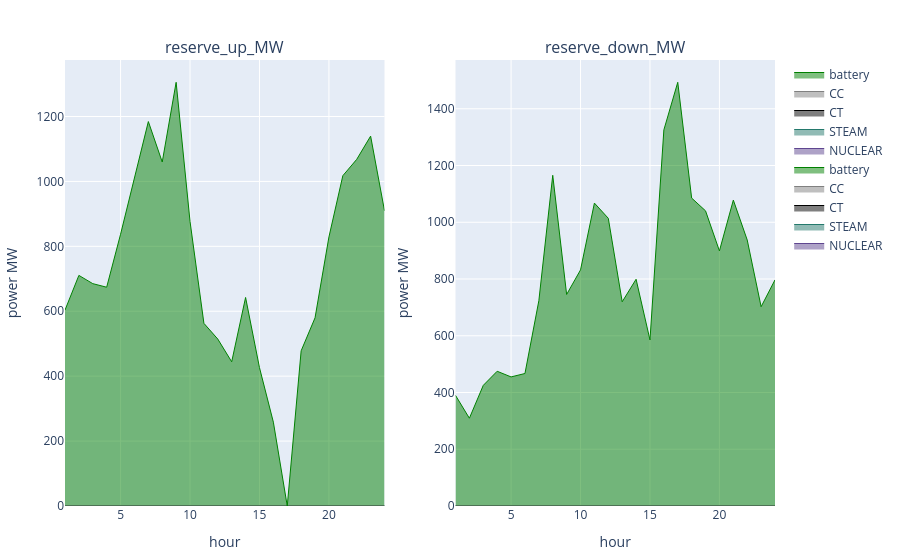

Notebook code cell kept with this figure:
### Code cell
# p1 = plot_reserve_by_fieldy(reserve_uc_, :reserve_up_MW, :resource)
dissagregate_by_battery = false
if !dissagregate_by_battery
    p2 = plot_reserve(reserve_uc)
else
    p1 = plot_reserve_by_fieldy(s_uc.reserve[(s_uc.reserve.configuration .== config_) .&  (s_uc.reserve.day .== day_) .&  (s_uc.reserve.resource .== "battery"),:], :reserve_up_MW, :r_id)
    p2 = plot_reserve_by_fieldy(s_uc.reserve[(s_uc.reserve.configuration .== config_) .&  (s_uc.reserve.day .== day_) .&  (s_uc.reserve.resource .== "battery"),:], :reserve_down_MW, :r_id)
    [p1 p2]
end

### Figure 1 — Plotly figure (JSON) as saved in the notebook; plotly's stock layout.template omitted (floating-point values rounded to 4 significant figures)
{"data": [{"line": {"color": "rgba(95, 70, 144, 1)", "shape": "line", "width": 1}, "mode": "lines", "name": "NUCLEAR", "stackgroup": 1, "type": "scatter", "x": [1, 2, 3, 4, 5, 6, 7, 8, 9, 10, 11, 12, 13, 14, 15, 16, 17, 18, 19, 20, 21, 22, 23, 24, 1, 2, 3, 4, 5, 6, 7, 8, 9, 10, 11, 12, 13, 14, 15, 16, 17, 18, 19, 20, 21, 22, 23, 24], "xaxis": "x1", "y": [0, 0, 0, 0, 0, 0, 0, 0, 0, 0, 0, 0, 0, 0, 0, 0, 0, 0, 0, 0, 0, 0, 0, 0, 0, 0, 0, 0, 0, 0, 0, 0, 0, 0, 0, 0, 0, 0, 0, 0, 0, 0, 0, 0, 0, 0, 0, 0], "yaxis": "y1"}, {"line": {"color": "rgba(36, 121, 108, 1)", "shape": "line", "width": 1}, "mode": "lines", "name": "STEAM", "stackgroup": 1, "type": "scatter", "x": [1, 2, 3, 4, 5, 6, 7, 8, 9, 10, 11, 12, 13, 14, 15, 16, 17, 18, 19, 20, 21, 22, 23, 24, 1, 2, 3, 4, 5, 6, 7, 8, 9, 10, 11, 12, 13, 14, 15, 16, 17, 18, 19, 20, 21, 22, 23, 24], "xaxis": "x1", "y": [0, 0, 0, 0, 0, 0, 0, 0, 0, 0, 0, 0, 0, 0, 0, 0, 0, 0, 0, 0, 0, 0, 0, 0, 0, 0, 0, 0, 0, 0, 0, 0, 0, 0, 0, 0, 0, 0, 0, 0, 0, 0, 0, 0, 0, 0, 0, 0], "yaxis": "y1"}, {"line": {"color": "black", "shape": "line", "width": 1}, "mode": "lines", "name": "CT", "stackgroup": 1, "type": "scatter", "x": [1, 2, 3, 4, 5, 6, 7, 8, 9, 10, 11, 12, 13, 14, 15, 16, 17, 18, 19, 20, 21, 22, 23, 24, 1, 2, 3, 4, 5, 6, 7, 8, 9, 10, 11, 12, 13, 14, 15, 16, 17, 18, 19, 20, 21, 22, 23, 24], "xaxis": "x1", "y": [0, 0, 0, 0, 0, 0, 0, 0, 0, 0, 0, 0, 0, 0, 0, 0, 0, 0, 0, 0, 0, 0, 0, 0, 0, 0, 0, 0, 0, 0, 0, 0, 0, 0, 0, 0, 0, 0, 0, 0, 0, 0, 0, 0, 0, 0, 0, 0], "yaxis": "y1"}, {"line": {"color": "grey", "shape": "line", "width": 1}, "mode": "lines", "name": "CC", "stackgroup": 1, "type": "scatter", "x": [1, 2, 3, 4, 5, 6, 7, 8, 9, 10, 11, 12, 13, 14, 15, 16, 17, 18, 19, 20, 21, 22, 23, 24, 1, 2, 3, 4, 5, 6, 7, 8, 9, 10, 11, 12, 13, 14, 15, 16, 17, 18, 19, 20, 21, 22, 23, 24], "xaxis": "x1", "y": [0, 0, 0, 0, 0, 0, 0, 0, 0, 0, 0, 0, 0, 0, 0, 0, 0, 0, 0, 0, 0, 0, 0, 0, 0, 0, 0, 0, 0, 0, 0, 0, 0, 0, 0, 0, 0, 0, 0, 0, 0, 0, 0, 0, 0, 0, 0, 0], "yaxis": "y1"}, {"line": {"color": "green", "shape": "line", "width": 1}, "mode": "lines", "name": "battery", "stackgroup": 1, "type": "scatter", "x": [1, 2, 3, 4, 5, 6, 7, 8, 9, 10, 11, 12, 13, 14, 15, 16, 17, 18, 19, 20, 21, 22, 23, 24, 1, 2, 3, 4, 5, 6, 7, 8, 9, 10, 11, 12, 13, 14, 15, 16, 17, 18, 19, 20, 21, 22, 23, 24], "xaxis": "x1", "y": [603.6, 710.5, 685.1, 674.0, 837.3, 1012.0, 1184.0, 1060.0, 1305.0, 876.8, 562.8, 514.3, 444.4, 642.5, 426.3, 258.3, 0, 478.2, 579.7, 828.8, 1018.0, 1068.0, 1140.0, 909.6, 603.6, 710.5, 685.1, 674.0, 837.3, 1012.0, 1184.0, 1060.0, 1305.0, 876.8, 562.8, 514.3, 444.4, 642.5, 426.3, 258.3, 0, 478.2, 579.7, 828.8, 1018.0, 1068.0, 1140.0, 909.6], "yaxis": "y1"}, {"line": {"color": "rgba(95, 70, 144, 1)", "shape": "line", "width": 1}, "mode": "lines", "name": "NUCLEAR", "stackgroup": 1, "type": "scatter", "x": [1, 2, 3, 4, 5, 6, 7, 8, 9, 10, 11, 12, 13, 14, 15, 16, 17, 18, 19, 20, 21, 22, 23, 24, 1, 2, 3, 4, 5, 6, 7, 8, 9, 10, 11, 12, 13, 14, 15, 16, 17, 18, 19, 20, 21, 22, 23, 24], "xaxis": "x2", "y": [0, 0, 0, 0, 0, 0, 0, 0, 0, 0, 0, 0, 0, 0, 0, 0, 0, 0, 0, 0, 0, 0, 0, 0, 0, 0, 0, 0, 0, 0, 0, 0, 0, 0, 0, 0, 0, 0, 0, 0, 0, 0, 0, 0, 0, 0, 0, 0], "yaxis": "y2"}, {"line": {"color": "rgba(36, 121, 108, 1)", "shape": "line", "width": 1}, "mode": "lines", "name": "STEAM", "stackgroup": 1, "type": "scatter", "x": [1, 2, 3, 4, 5, 6, 7, 8, 9, 10, 11, 12, 13, 14, 15, 16, 17, 18, 19, 20, 21, 22, 23, 24, 1, 2, 3, 4, 5, 6, 7, 8, 9, 10, 11, 12, 13, 14, 15, 16, 17, 18, 19, 20, 21, 22, 23, 24], "xaxis": "x2", "y": [0, 0, 0, 0, 0, 0, 0, 0, 0, 0, 0, 0, 0, 0, 0, 0, 0, 0, 0, 0, 0, 0, 0, 0, 0, 0, 0, 0, 0, 0, 0, 0, 0, 0, 0, 0, 0, 0, 0, 0, 0, 0, 0, 0, 0, 0, 0, 0], "yaxis": "y2"}, {"line": {"color": "black", "shape": "line", "width": 1}, "mode": "lines", "name": "CT", "stackgroup": 1, "type": "scatter", "x": [1, 2, 3, 4, 5, 6, 7, 8, 9, 10, 11, 12, 13, 14, 15, 16, 17, 18, 19, 20, 21, 22, 23, 24, 1, 2, 3, 4, 5, 6, 7, 8, 9, 10, 11, 12, 13, 14, 15, 16, 17, 18, 19, 20, 21, 22, 23, 24], "xaxis": "x2", "y": [0, 0, 0, 0, 0, 0, 0, 0, 0, 0, 0, 0, 0, 0, 0, 0, 0, 0, 0, 0, 0, 0, 0, 0, 0, 0, 0, 0, 0, 0, 0, 0, 0, 0, 0, 0, 0, 0, 0, 0, 0, 0, 0, 0, 0, 0, 0, 0], "yaxis": "y2"}, {"line": {"color": "grey", "shape": "line", "width": 1}, "mode": "lines", "name": "CC", "stackgroup": 1, "type": "scatter", "x": [1, 2, 3, 4, 5, 6, 7, 8, 9, 10, 11, 12, 13, 14, 15, 16, 17, 18, 19, 20, 21, 22, 23, 24, 1, 2, 3, 4, 5, 6, 7, 8, 9, 10, 11, 12, 13, 14, 15, 16, 17, 18, 19, 20, 21, 22, 23, 24], "xaxis": "x2", "y": [0, 0, 0, 0, 0, 0, 0, 0, 0, 0, 0, 0, 0, 0, 0, 0, 0, 0, 0, 0, 0, 0, 0, 0, 0, 0, 0, 0, 0, 0, 0, 0, 0, 0, 0, 0, 0, 0, 0, 0, 0, 0, 0, 0, 0, 0, 0, 0], "yaxis": "y2"}, {"line": {"color": "green", "shape": "line", "width": 1}, "mode": "lines", "name": "battery", "stackgroup": 1, "type": "scatter", "x": [1, 2, 3, 4, 5, 6, 7, 8, 9, 10, 11, 12, 13, 14, 15, 16, 17, 18, 19, 20, 21, 22, 23, 24, 1, 2, 3, 4, 5, 6, 7, 8, 9, 10, 11, 12, 13, 14, 15, 16, 17, 18, 19, 20, 21, 22, 23, 24], "xaxis": "x2", "y": [390.0, 309.4, 425.2, 474.9, 454.9, 467.0, 723.5, 1166.0, 745.5, 832.1, 1068.0, 1014.0, 719.8, 799.2, 585.2, 1326.0, 1493.0, 1085.0, 1040.0, 899.2, 1078.0, 937.5, 702.3, 797.0, 390.0, 309.4, 425.2, 474.9, 454.9, 467.0, 723.5, 1166.0, 745.5, 832.1, 1068.0, 1014.0, 719.8, 799.2, 585.2, 1326.0, 1493.0, 1085.0, 1040.0, 899.2, 1078.0, 937.5, 702.3, 797.0], "yaxis": "y2"}], "layout": {"annotations": [{"font": {"size": 16}, "showarrow": false, "text": "reserve_up_MW", "x": 0.225, "xanchor": "center", "xref": "paper", "y": 1, "yanchor": "bottom", "yref": "paper"}, {"font": {"size": 16}, "showarrow": false, "text": "reserve_down_MW", "x": 0.775, "xanchor": "center", "xref": "paper", "y": 1, "yanchor": "bottom", "yref": "paper"}], "margin": {"b": 50, "l": 50, "r": 50, "t": 60}, "xaxis1": {"anchor": "y1", "domain": [0, 0.45], "title": {"text": "hour"}}, "xaxis2": {"anchor": "y2", "domain": [0.55, 1], "title": {"text": "hour"}}, "yaxis1": {"anchor": "x1", "domain": [0, 1], "title": {"text": "power MW"}}, "yaxis2": {"anchor": "x2", "domain": [0, 1], "title": {"text": "power MW"}}}}
